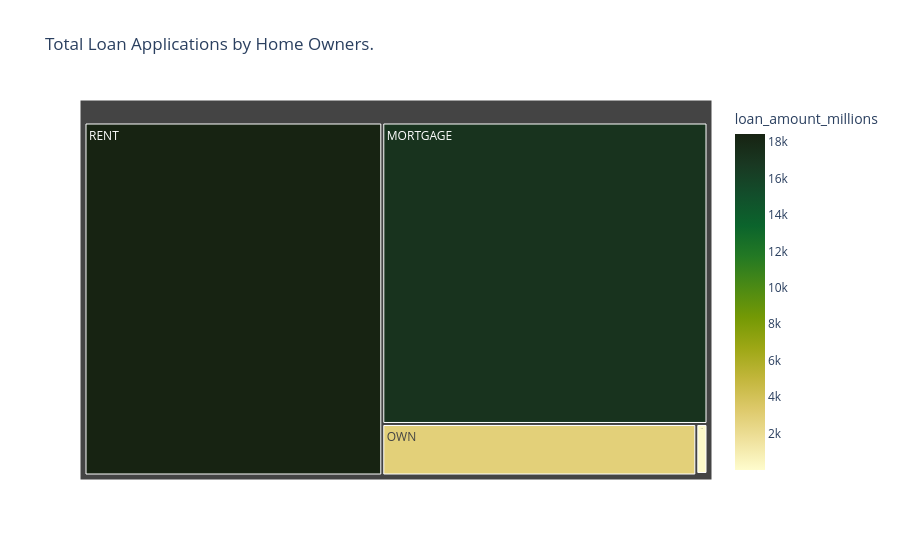

Notebook code for this chart:
### Markdown cell above
### Home ownership by Total Loan Applications

### Code cell
home_loan_applications = df.groupby('home_ownership')['id'].count().reset_index()
home_loan_applications['loan_amount_millions'] = home_loan_applications['id']

fig = px.treemap(
    home_loan_applications,
    path=['home_ownership'],
    values='loan_amount_millions',
    color='loan_amount_millions',
    color_continuous_scale='speed',
    title='Total Loan Applications by Home Owners.'
)

fig.show()

### Figure 1 — Plotly figure (JSON) as saved in the notebook; plotly's stock layout.template omitted (floating-point values rounded to 4 significant figures)
{"data": [{"branchvalues": "total", "customdata": [[17200.0], [3.0], [98.0], [2838.0], [18440.0]], "domain": {"x": [0, 1], "y": [0, 1]}, "hovertemplate": "labels=%{label}<br>loan_amount_millions_sum=%{value}<br>parent=%{parent}<br>id=%{id}<br>loan_amount_millions=%{color}<extra></extra>", "ids": ["MORTGAGE", "NONE", "OTHER", "OWN", "RENT"], "labels": ["MORTGAGE", "NONE", "OTHER", "OWN", "RENT"], "marker": {"coloraxis": "coloraxis", "colors": [17200.0, 3.0, 98.0, 2838.0, 18440.0]}, "name": "", "parents": ["", "", "", "", ""], "type": "treemap", "values": [17200.0, 3.0, 98.0, 2838.0, 18440.0]}], "layout": {"coloraxis": {"autocolorscale": false, "colorbar": {"title": {"text": "loan_amount_millions"}}, "colorscale": [[0, "rgb(254, 252, 205)"], [0.09091, "rgb(239, 225, 156)"], [0.1818, "rgb(221, 201, 106)"], [0.2727, "rgb(194, 182, 59)"], [0.3636, "rgb(157, 167, 21)"], [0.4545, "rgb(116, 153, 5)"], [0.5455, "rgb(75, 138, 20)"], [0.6364, "rgb(35, 121, 36)"], [0.7273, "rgb(11, 100, 44)"], [0.8182, "rgb(18, 78, 43)"], [0.9091, "rgb(25, 56, 34)"], [1, "rgb(23, 35, 18)"]]}, "legend": {"tracegroupgap": 0}, "title": {"text": "Total Loan Applications by Home Owners."}}}
